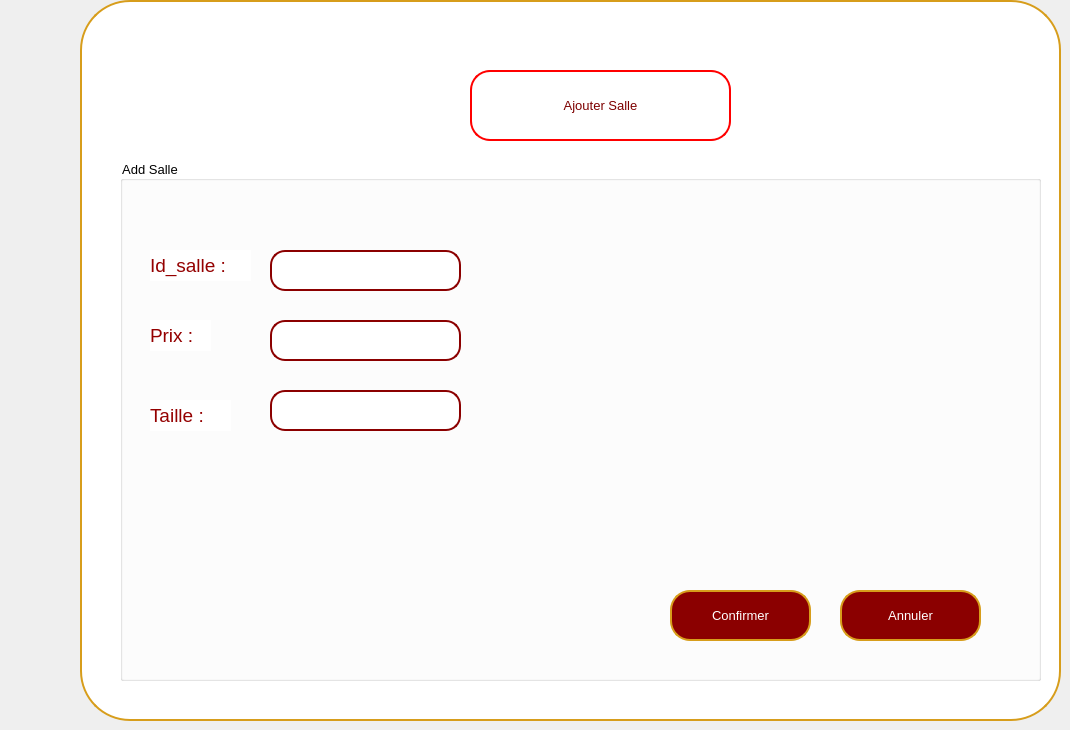
    <widget class="QWidget" name="ajoutsalles">
     <widget class="QPushButton" name="pushButton_11">
      <property name="geometry">
       <rect>
        <x>80</x>
        <y>0</y>
        <width>981</width>
        <height>721</height>
       </rect>
      </property>
      <property name="styleSheet">
       <string notr="true">QPushButton {
    background-color: white;
    color: darkred;
    border: 2px solid rgb(215, 157, 27);
    border-radius: 50px;
    padding: 10px; 
}
</string>
      </property>
      <property name="text">
       <string/>
      </property>
     </widget>
     <widget class="QWidget" name="widget_3" native="true">
      <property name="geometry">
       <rect>
        <x>110</x>
        <y>40</y>
        <width>941</width>
        <height>651</height>
       </rect>
      </property>
      <property name="font">
       <font>
        <pointsize>10</pointsize>
       </font>
      </property>
      <property name="styleSheet">
       <string notr="true">background-color: rgb(255, 255, 255);</string>
      </property>
      <widget class="QPushButton" name="pushButton_35">
       <property name="geometry">
        <rect>
         <x>360</x>
         <y>30</y>
         <width>261</width>
         <height>71</height>
        </rect>
       </property>
       <property name="styleSheet">
        <string notr="true">/*QPushButton {
    background-color: white;
    color: darkred;
    border: 2px solid darkred;
    border-radius: 20px; 
    padding: 10px; 
}*/
QPushButton {
    background-color: white;
    color: rgb(125, 0, 0);
    border: 2px solid rgb(255, 0, 0); 
    border-radius: 20px; 
    padding: 10px; 
    transition: background-color 0.3s, color 0.3s; 
}
QPushButton:hover {
    background-color: rgb(215, 157, 27);
    color: white;
    border: 4px solid rgb(215, 157, 27); 
    outline: none; 
}</string>
       </property>
       <property name="text">
        <string>Ajouter Salle</string>
       </property>
       <property name="icon">
        <iconset resource="src.qrc">
         <normaloff>:/src/ajoutfinale.png</normaloff>:/src/ajoutfinale.png</iconset>
       </property>
       <property name="iconSize">
        <size>
         <width>100</width>
         <height>50</height>
        </size>
       </property>
      </widget>
      <widget class="QGroupBox" name="groupBox_5">
       <property name="geometry">
        <rect>
         <x>10</x>
         <y>120</y>
         <width>921</width>
         <height>521</height>
        </rect>
       </property>
       <property name="title">
        <string>Add Salle</string>
       </property>
       <widget class="QLabel" name="label_16">
        <property name="geometry">
         <rect>
          <x>30</x>
          <y>90</y>
          <width>101</width>
          <height>31</height>
         </rect>
        </property>
        <property name="font">
         <font>
          <pointsize>14</pointsize>
         </font>
        </property>
        <property name="styleSheet">
         <string notr="true">color: rgb(148, 0, 0);</string>
        </property>
        <property name="text">
         <string>Id_salle :</string>
        </property>
       </widget>
       <widget class="QLineEdit" name="lineEdit_prix">
        <property name="geometry">
         <rect>
          <x>150</x>
          <y>160</y>
          <width>191</width>
          <height>41</height>
         </rect>
        </property>
        <property name="styleSheet">
         <string notr="true">QLineEdit {
    border: 2px solid darkred;
    border-radius: 15px; /* Make it larger for a circular shape */
    padding: 5px; /* Adjust as needed */
    color: grey;
}

QLineEdit:focus {
    border: 2px solid darkred;
    border-radius: 15px; /* Make it larger for a circular shape */
    padding: 5px; /* Adjust as needed */
    color: grey;
}</string>
        </property>
        <property name="text">
         <string/>
        </property>
       </widget>
       <widget class="QLineEdit" name="lineEdit_id">
        <property name="geometry">
         <rect>
          <x>150</x>
          <y>90</y>
          <width>191</width>
          <height>41</height>
         </rect>
        </property>
        <property name="styleSheet">
         <string notr="true">QLineEdit {
    border: 2px solid darkred;
    border-radius: 15px; /* Make it larger for a circular shape */
    padding: 5px; /* Adjust as needed */
    color: grey;
}

QLineEdit:focus {
    border: 2px solid darkred;
    border-radius: 15px; /* Make it larger for a circular shape */
    padding: 5px; /* Adjust as needed */
    color: grey;
}</string>
        </property>
        <property name="text">
         <string/>
        </property>
       </widget>
       <widget class="QLineEdit" name="lineEdit_taille">
        <property name="geometry">
         <rect>
          <x>150</x>
          <y>230</y>
          <width>191</width>
          <height>41</height>
         </rect>
        </property>
        <property name="styleSheet">
         <string notr="true">QLineEdit {
    border: 2px solid darkred;
    border-radius: 15px; /* Make it larger for a circular shape */
    padding: 5px; /* Adjust as needed */
    color: grey;
}

QLineEdit:focus {
    border: 2px solid darkred;
    border-radius: 15px; /* Make it larger for a circular shape */
    padding: 5px; /* Adjust as needed */
    color: grey;
}</string>
        </property>
        <property name="text">
         <string/>
        </property>
       </widget>
       <widget class="QLabel" name="label_19">
        <property name="geometry">
         <rect>
          <x>30</x>
          <y>240</y>
          <width>81</width>
          <height>31</height>
         </rect>
        </property>
        <property name="font">
         <font>
          <pointsize>14</pointsize>
         </font>
        </property>
        <property name="styleSheet">
         <string notr="true">color: rgb(148, 0, 0);</string>
        </property>
        <property name="text">
         <string>Taille :</string>
        </property>
       </widget>
       <widget class="QLabel" name="label_20">
        <property name="geometry">
         <rect>
          <x>30</x>
          <y>160</y>
          <width>61</width>
          <height>31</height>
         </rect>
        </property>
        <property name="font">
         <font>
          <pointsize>14</pointsize>
         </font>
        </property>
        <property name="styleSheet">
         <string notr="true">color: rgb(148, 0, 0);</string>
        </property>
        <property name="text">
         <string>Prix :</string>
        </property>
       </widget>
       <widget class="QPushButton" name="retoursalles1">
        <property name="geometry">
         <rect>
          <x>720</x>
          <y>430</y>
          <width>141</width>
          <height>51</height>
         </rect>
        </property>
        <property name="font">
         <font>
          <pointsize>10</pointsize>
         </font>
        </property>
        <property name="styleSheet">
         <string notr="true">QPushButton {
    background-color: darkred;
    color: white;
    border: 2px solid rgb(215, 157, 27);
    border-radius: 20px; 
    padding: 10px; 
}

QPushButton:hover {
    background-color: rgb(215, 157, 27); 
}

QLineEdit {
    border: 2px solid darkred;
    border-radius: 15px; 
    padding: 5px; 
    color: white;
}

QLineEdit:focus {
    border: 2px solid darkred;
    border-radius: 15px; 
    padding: 5px; 
    color: white;
}
</string>
        </property>
        <property name="text">
         <string>Annuler</string>
        </property>
       </widget>
       <widget class="QPushButton" name="pushButton_23">
        <property name="geometry">
         <rect>
          <x>550</x>
          <y>430</y>
          <width>141</width>
          <height>51</height>
         </rect>
        </property>
        <property name="font">
         <font>
          <pointsize>10</pointsize>
         </font>
        </property>
        <property name="styleSheet">
         <string notr="true">QPushButton {
    background-color: darkred;
    color: white;
    border: 2px solid rgb(215, 157, 27);
    border-radius: 20px; 
    padding: 10px; 
}

QPushButton:hover {
    background-color: rgb(215, 157, 27); 
}

QLineEdit {
    border: 2px solid darkred;
    border-radius: 15px; 
    padding: 5px; 
    color: white;
}

QLineEdit:focus {
    border: 2px solid darkred;
    border-radius: 15px; 
    padding: 5px; 
    color: white;
}
</string>
        </property>
        <property name="text">
         <string>Confirmer</string>
        </property>
       </widget>
      </widget>
     </widget>
    </widget>
